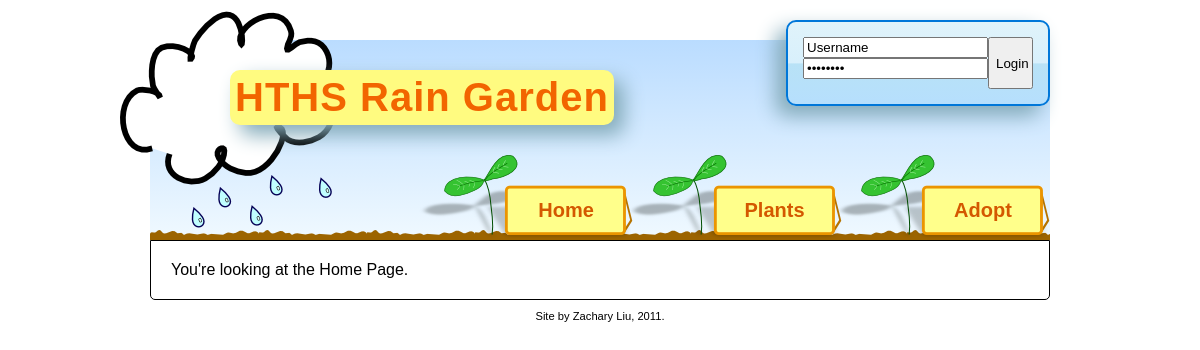
Screenshot of /index.php/pages with the database file from the repository.
### tables this page shows
CREATE TABLE IF NOT EXISTS `pages` (
  `id` int(11) NOT NULL AUTO_INCREMENT,
  `slug` varchar(100) NOT NULL,
  `name` varchar(100) NOT NULL,
  `content` text NOT NULL,
  PRIMARY KEY (`id`)
);

### application/controllers/pages.php (called while the page is built)
<?php
class Pages extends CI_Controller {
	public function index() {
		$this->page("Home");
	}
	public function page($page) {
		$this->load->model('Pages_model');
		$data['name'] = $page;
		$data['list'] = $this->Pages_model->get_list();
		$data['content'] = $this->Pages_model->get_content($page);
		$this->load->view('template', $data);
	}
}

### index.php (called while the page is built, shortened)
<?php
require_once BASEPATH.'core/CodeIgniter'.EXT;

### application/models/pages_model.php (called while the page is built, shortened)
<?php
class Pages_model extends CI_Model {
	public function get_list() {
		$this->db->select(array('slug', 'name'));
		$this->db->from('pages');
		$query = $this->db->get();
		return $query->result();
	}
	public function get_content($name) {
		$this->db->where('name', $name);
		$this->db->select('content');
		$this->db->from('pages');
		$query = $this->db->get();
		$result = $query->row();
		return $result->content;
	}
}

### application/views/template.php (the view, shortened to what this page needs)
?><!DOCTYPE html>
<html>
<head>
	<link href="<?php echo base_url(); ?>css/main.css" rel="stylesheet" type="text/css" />
</head>
<body>
	<div id="wrap">
		<div id="header">
		<h1><?php echo anchor("", "HTHS Rain Garden"); ?></h1>
		<div id="user">
		</div>
		<ul>
		<?php foreach ($list as $row): ?>
		<li><?php echo anchor($row->slug, $row->name); ?></li>
		<?php endforeach; ?>
		</ul>
		</div>
		<div id="main">
		<?php echo $content; ?>
		</div>
		<div id="footer">
		Site by Zachary Liu, 2011.
		</div>
</body>
</html>

### css/main.css (style rules this page uses)
body { margin: 0; padding: 0; font-family: 'Helvetica', sans-serif; }
#wrap { width: 900px; margin-left: auto; margin-right: auto; }
#header { margin-top: 40px; height: 200px; position: relative; -moz-border-radius: 100px 0px 0px; -webkit-border-radius: 100px 0px 0px 0px; border-radius: 100px 0px 0px; background: rgb(186,220,255); background: -moz-linear-gradient(top, rgba(186,220,255,1) 0%, rgba(240,249,255,1) 100%); background: -webkit-gradient(linear, left top, left bottom, color-stop(0%,rgba(186,220,255,1)), color-stop(100%,rgba(240,249,255,1))); background: -webkit-linear-gradient(top, rgba(186,220,255,1) 0%,rgba(240,249,255,1) 100%); background: -o-linear-gradient(top, rgba(186,220,255,1) 0%,rgba(240,249,255,1) 100%); background: -ms-linear-gradient(top, rgba(186,220,255,1) 0%,rgba(240,249,255,1) 100%); filter: progid:DXImageTransform.Microsoft.gradient( startColorstr='#badcff', endColorstr='#f0f9ff',GradientType=0 ); background: linear-gradient(top, rgba(186,220,255,1) 0%,rgba(240,249,255,1) 100%); }
#header #user { position: absolute; right: 0; top: -20px; padding: 15px; box-shadow: -10px 10px 20px #84ABBA; -webkit-box-shadow: -10px 10px 20px #84ABBA; -moz-box-shadow: -10px 10px 20px #84ABBA; border-radius: 10px; -webkit-border-radius: 10px; -moz-border-radius: 10px; border: 2px solid #0077D9; background: rgb(224,243,250); background: -moz-linear-gradient(top, rgba(224,243,250,1) 0%, rgba(216,240,252,1) 50%, rgba(184,226,246,1) 51%, rgba(182,223,253,1) 100%); background: -webkit-gradient(linear, left top, left bottom, color-stop(0%,rgba(224,243,250,1)), color-stop(50%,rgba(216,240,252,1)), color-stop(51%,rgba(184,226,246,1)), color-stop(100%,rgba(182,223,253,1))); background: -webkit-linear-gradient(top, rgba(224,243,250,1) 0%,rgba(216,240,252,1) 50%,rgba(184,226,246,1) 51%,rgba(182,223,253,1) 100%); background: -o-linear-gradient(top, rgba(224,243,250,1) 0%,rgba(216,240,252,1) 50%,rgba(184,226,246,1) 51%,rgba(182,223,253,1) 100%); background: -ms-linear-gradient(top, rgba(224,243,250,1) 0%,rgba(216,240,252,1) 50%,rgba(184,226,246,1) 51%,rgba(182,223,253,1) 100%); filter: progid:DXImageTransform.Microsoft.gradient( startColorstr='#e0f3fa', endColorstr='#b6dffd',GradientType=0 ); background: linear-gradient(top, rgba(224,243,250,1) 0%,rgba(216,240,252,1) 50%,rgba(184,226,246,1) 51%,rgba(182,223,253,1) 100%); }
#header h1 { margin: 0; padding: 5px; font-size: 2.5em; font-weight: bold; float: left; position: absolute; top: 30px; left: 80px; background-color: #FFFB80; color: #F26500; letter-spacing: 1px; border-radius: 10px; -webkit-border-radius: 10px; -moz-border-radius: 10px; box-shadow: 10px 10px 20px #84ABBA; -webkit-box-shadow: 10px 10px 20px #84ABBA; -moz-box-shadow: 10px 10px 20px #84ABBA; }
#header h1 a { text-decoration: none; color: inherit; }
#header ul { list-style: none; margin: 0; padding: 0; position: absolute; bottom: -5px; right: 0; z-index: 10; }
#header li { display: inline-block; background: url('../img/button.png'); width: 214px; height: 86px; margin-left: -10px; position: relative; }
#header li a { display: block; position: absolute; top: 44px; left: 90px; right: 10px; bottom: 20px; font-weight: bold; text-decoration: none; color: #D45800; font-size: 20px; text-align: center; }
#main { padding: 20px; border: 1px solid black; border-radius: 0 0 5px 5px; }
#footer { margin: 10px 0 10px 0; text-align: center; font-size: 0.7em; }

### rows the page displays
pages: anchor($row->slug, $row->name) "Home"
pages: anchor($row->slug, $row->name) "Plants"
pages: anchor($row->slug, $row->name) "Adopt"

### other values shown
anchor("", "HTHS Rain Garden") "HTHS Rain Garden"
$content "You're looking at the Home Page."
